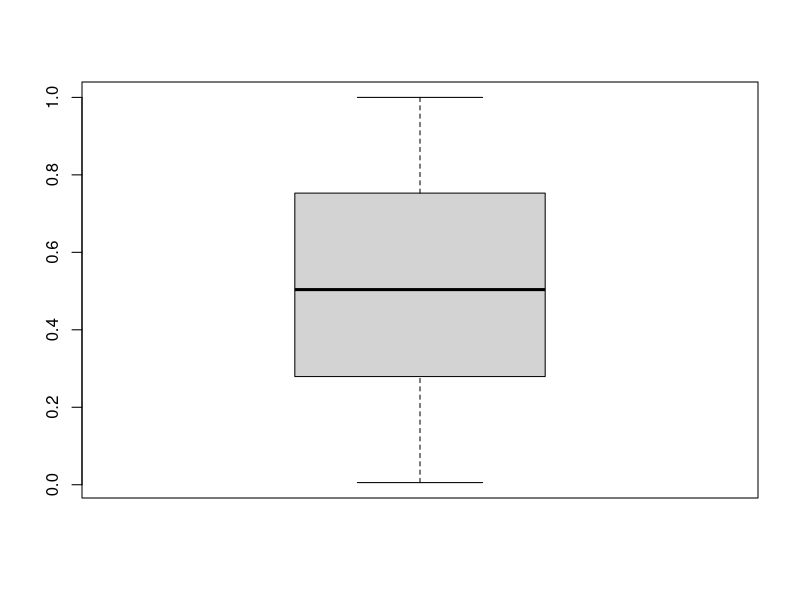
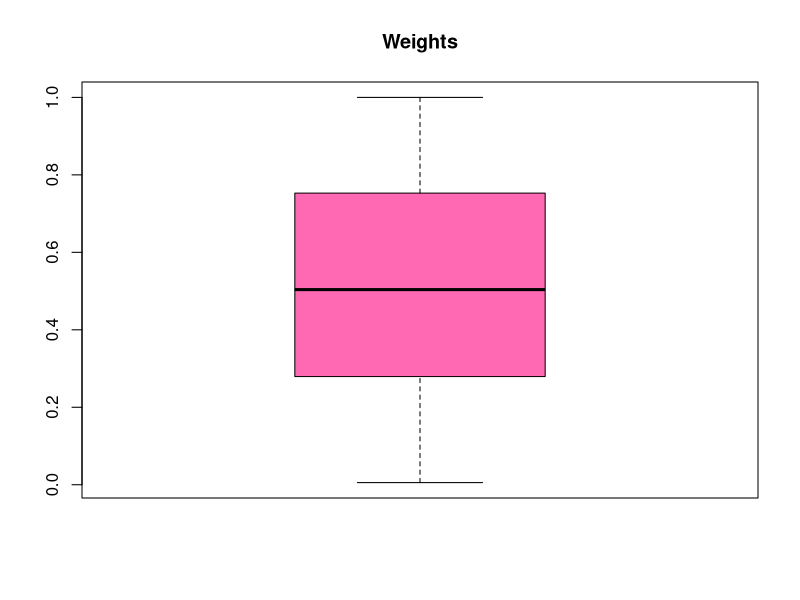
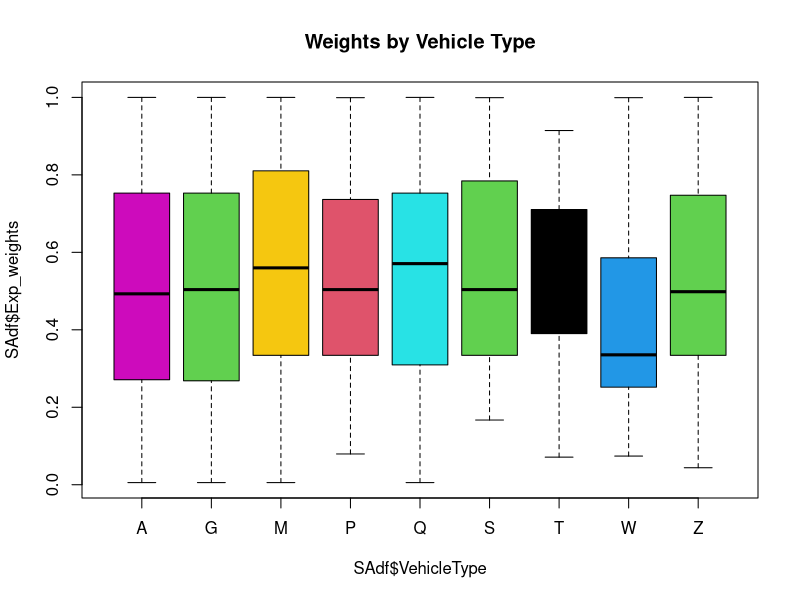

Write R code to recreate these figures, in order. (Note: this script raises an error after producing the figures.)
#1. Use the dataset SingaporeAuto.csv and display the following graphs:

setwd("E:/Torrent Downloads/CDAC/R Programming/Datasets")
#a)
SAdf <- read.csv("SingaporeAuto.csv")
head(SAdf)
boxplot(SAdf$Exp_weights)
boxplot(SAdf$Exp_weights,col = c("hotpink"),main="Weights")

#b)
boxplot(SAdf$Exp_weights ~ SAdf$VehicleType,
        col = c(6,3,23,34,45,67,89,100,123,124),main="Weights by Vehicle Type")


#2. Use the data frame cars2.csv and display the following graphs:

#a)
cars <- read.csv("cars2.csv",stringsAsFactors = TRUE)
cars2 <- as_tibble(cars)
head(cars)
plot(cars$speed,cars$dist,xlab="speed",ylab="Distance",pch=17,col="hotpink")

colours()# to get all colours and their codes

